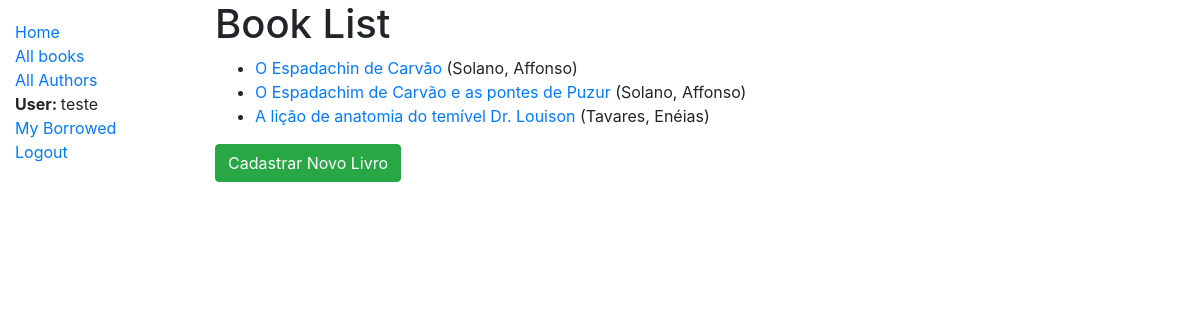
Screenshot of /catalog/books/ (signed in) with the database file from the repository.
### catalog/models.py (models this page shows, shortened)
class Book(models.Model):
    title = models.CharField(max_length=200)
    author = models.ForeignKey('Author', on_delete=models.SET_NULL, null=True)
    summary = models.TextField(max_length=1000, help_text='Enter a brief description of the book')
    isbn = models.CharField('ISBN', max_length=13, help_text='13 Character <a href="https://www.isbn-international.org/content/what-isbn">ISBN number</a>')
    genre = models.ManyToManyField(Genre, help_text='Select a genre for this book')
    language = models.ForeignKey('Language', on_delete=models.SET_NULL, null=True)
    def get_absolute_url(self):
        return reverse('book-detail', args=[str(self.id)])

class Author(models.Model):
    first_name = models.CharField(max_length=100)
    last_name = models.CharField(max_length=100)
    date_of_birth = models.DateField(null=True, blank=True)
    date_of_death = models.DateField('Died', null=True, blank=True)
    class Meta:
        ordering = ['last_name', 'first_name']
    def __str__(self):
        return f'{self.last_name}, {self.first_name}'

### catalog/views.py (the view)
# urls.py: path('books/', views.BookListView.as_view(), name='books'),
class BookListView(LoginRequiredMixin,generic.ListView):
    login_url = '/accounts/login/'
    model = Book
    paginate_by = 10

### catalog/templates/catalog/book_list.html
{% extends "base_generic.html" %}
{% block content %}
  <h1>Book List</h1>
  {% if book_list %}
  <ul>
    {% for book in book_list %}
      <li>
        <a href="{{ book.get_absolute_url }}">{{ book.title }}</a> ({{book.author}})
      </li>
    {% endfor %}
  </ul>
  {% else %}
    <p>There are no books in the library.</p>
  {% endif %}
  <a href="../book/create"><input type='submit' class="btn btn-success" value="Cadastrar Novo Livro"></a>
{% endblock %}

### catalog/templates/base_generic.html (shortened to what this page needs)
<!DOCTYPE html>
<html lang="en">
<head>
  <link rel="stylesheet" href="https://stackpath.bootstrapcdn.com/bootstrap/4.1.3/css/bootstrap.min.css">
  {% load static %}
  <link rel="stylesheet" href="{% static 'css/styles.css' %}">
</head>
<body>
  <div class="container-fluid">
    <div class="row">
      <div class="col-sm-2">
      {% block sidebar %}
        <ul class="sidebar-nav">
          <li><a href="{% url 'index' %}">Home</a></li>
          <li><a href="{% url 'books' %}">All books</a></li>
          <li><a href="{% url 'authors' %}">All Authors</a></li>
          {% if user.is_authenticated %}
          <li><strong>User: </strong>{{ user.get_username }}</li>
          <li><a href="{% url 'my-borrowed' %}">My Borrowed</a></li>
          <li><a href="{% url 'logout'%}?next={{request.path}}">Logout</a></li>
          {% else %}
          <li><a href="{% url 'login'%}?next={{request.path}}">Login</a></li>
        {% endif %}
    </ul>
     {% endblock %}
      </div>
      <div class="col-sm-10 ">{% block content %}{% endblock %}</div>
    </div>
  </div>
</body>
</html>

### catalog/static/css/styles.css (style rules this page uses)
.sidebar-nav { margin-top: 20px; padding: 0; list-style: none; }

### rows the page displays
Book: title "O Espadachin de Carvão", author "Solano, Affonso"
Book: title "O Espadachim de Carvão e as pontes de Puzur", author "Solano, Affonso"
Book: title "A lição de anatomia do temível Dr. Louison", author "Tavares, Enéias"

### other values shown
{{ user.get_username }} "teste"
